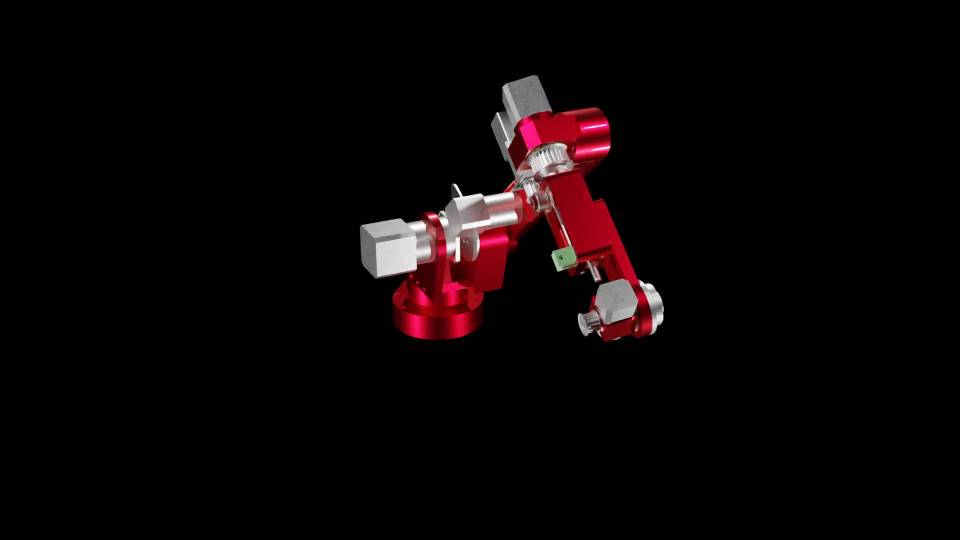
#> input picture assets/Frames/0009.jpg, 1920 x 1080 px (shown at 1/2 size); its folder holds only this picture in this run
$ python MergeImagesHorizontally.py
#> lines starting #> are read from the running program, lines starting #| are printed output that depends on the picture
from importlib.resources import path
import sys
from PIL import Image
import os
import cv2

images_directory = r'D:\OneDrive - mytum.de\Gründungsideen\Project X\Rendering\Website\leonfreiberg.github.io\assets\Frames'
output_path = r'D:\OneDrive - mytum.de\Gründungsideen\Project X\Rendering\Website\leonfreiberg.github.io\assets'

os.chdir(images_directory)
pictures_in_folder = os.listdir()
print(len(pictures_in_folder))

mylist = []
for i in range(0,len(pictures_in_folder),5): #take every third picture
  mylist.append(pictures_in_folder[i])

print(len(mylist))
images = []
#mylist = [r'D:\OneDrive - mytum.de\Gründungsideen\Project X\Rendering\Website\leonfreiberg.github.io\assets\Frames\test1.jpg', r'D:\OneDrive - mytum.de\Gründungsideen\Project X\Rendering\Website\leonfreiberg.github.io\assets\Frames\test2.jpg']
for j in range(len(mylist)):
  print(j)
  img = cv2.imread(mylist[j])
#> img is the input picture: shape (1080, 1920, 3); mean B, G, R 6, 5.4, 10.8
  #height, width = img.shape[:2]

  scaling_factor=0.5
  img = cv2.resize(img, None, fx=scaling_factor, fy=scaling_factor, interpolation=cv2.INTER_AREA)
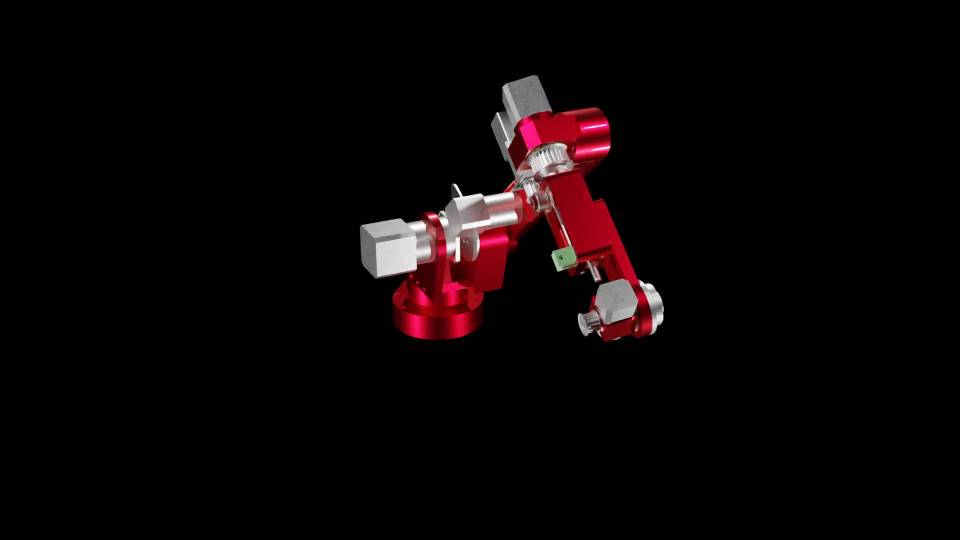
#> img: shape (540, 960, 3); mean B, G, R 6, 5.4, 10.8
  images.append(img)


print("Loading sucessful")

im_h = cv2.hconcat(images)


# List files and directories
os.chdir(output_path)
print("Before saving image:")
print(os.listdir(output_path))

# Filename
filename = 'Robot_h.jpg'

if not cv2.imwrite(filename, im_h):
  raise Exception("not saved")
cv2.waitKey(0)


"""
images = [Image.open(x) for x in mylist]

widths, heights = zip(*(i.size for i in images))

total_width = sum(widths)
max_height = max(heights)

new_im = Image.new('RGB', (total_width, max_height))

x_offset = 0
for im in images:
  new_im.paste(im, (x_offset,0))
  x_offset += im.size[0]

new_im.save('test.jpg')"""
